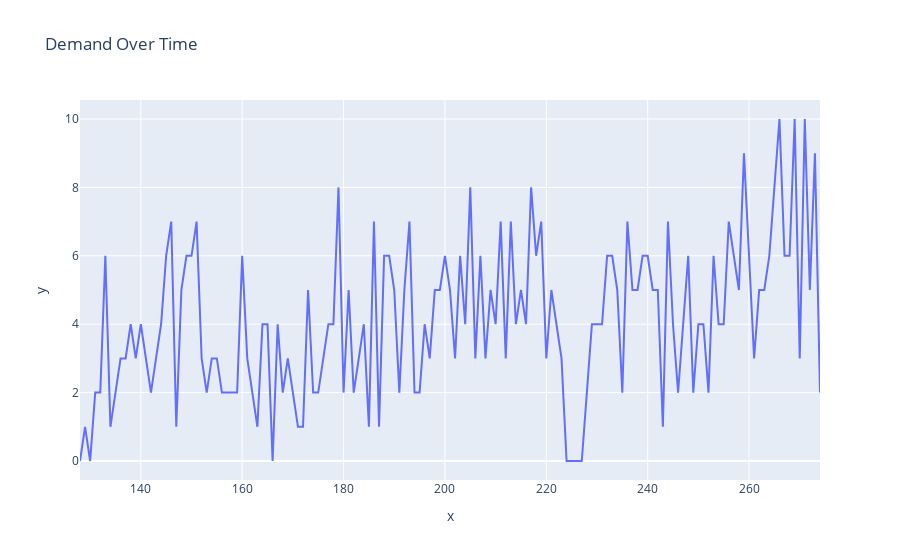

Write notebook code for a chart like this one.
### Code cell
fig_demand = px.line( x=week,
                     y=line,
                     title='Demand Over Time')
fig_demand.show()

### Figure 1 — Plotly figure (JSON) as saved in the notebook; plotly's stock layout.template omitted (floating-point values rounded to 4 significant figures; data arrays with more than 128 entries replaced by an {"elided": "..."} marker saying what was removed)
{"data": [{"hovertemplate": "x=%{x}<br>y=%{y}<extra></extra>", "legendgroup": "", "line": {"color": "#636efa", "dash": "solid"}, "marker": {"symbol": "circle"}, "mode": "lines", "name": "", "orientation": "h", "showlegend": false, "type": "scatter", "x": {"elided": "147 int values"}, "xaxis": "x", "y": {"elided": "147 int values"}, "yaxis": "y"}], "layout": {"legend": {"tracegroupgap": 0}, "title": {"text": "Demand Over Time"}, "xaxis": {"anchor": "y", "domain": [0, 1], "title": {"text": "x"}}, "yaxis": {"anchor": "x", "domain": [0, 1], "title": {"text": "y"}}}}
